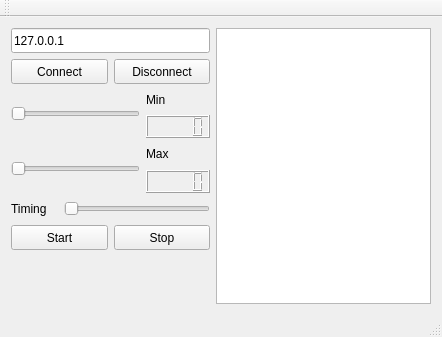
<?xml version="1.0" encoding="UTF-8"?>
<ui version="4.0">
 <class>MainWindow</class>
 <widget class="QMainWindow" name="MainWindow">
  <property name="geometry">
   <rect>
    <x>0</x>
    <y>0</y>
    <width>442</width>
    <height>337</height>
   </rect>
  </property>
  <property name="minimumSize">
   <size>
    <width>442</width>
    <height>337</height>
   </size>
  </property>
  <property name="windowTitle">
   <string>MainWindow</string>
  </property>
  <widget class="QWidget" name="centralWidget">
   <layout class="QGridLayout" name="gridLayout">
    <item row="0" column="0">
     <layout class="QVBoxLayout" name="verticalLayout_3">
      <item>
       <widget class="QLineEdit" name="lineEdit">
        <property name="minimumSize">
         <size>
          <width>199</width>
          <height>25</height>
         </size>
        </property>
        <property name="text">
         <string>127.0.0.1</string>
        </property>
       </widget>
      </item>
      <item>
       <layout class="QHBoxLayout" name="horizontalLayout">
        <item>
         <widget class="QPushButton" name="connect">
          <property name="minimumSize">
           <size>
            <width>96</width>
            <height>25</height>
           </size>
          </property>
          <property name="text">
           <string>Connect</string>
          </property>
         </widget>
        </item>
        <item>
         <widget class="QPushButton" name="disconnect">
          <property name="minimumSize">
           <size>
            <width>95</width>
            <height>25</height>
           </size>
          </property>
          <property name="text">
           <string>Disconnect</string>
          </property>
         </widget>
        </item>
       </layout>
      </item>
      <item>
       <layout class="QHBoxLayout" name="horizontalLayout_2">
        <item>
         <widget class="QSlider" name="min">
          <property name="minimumSize">
           <size>
            <width>125</width>
            <height>15</height>
           </size>
          </property>
          <property name="orientation">
           <enum>Qt::Horizontal</enum>
          </property>
         </widget>
        </item>
        <item>
         <layout class="QVBoxLayout" name="verticalLayout">
          <item>
           <widget class="QLabel" name="label">
            <property name="minimumSize">
             <size>
              <width>64</width>
              <height>17</height>
             </size>
            </property>
            <property name="text">
             <string>Min</string>
            </property>
           </widget>
          </item>
          <item>
           <widget class="QLCDNumber" name="display_max">
            <property name="minimumSize">
             <size>
              <width>64</width>
              <height>23</height>
             </size>
            </property>
           </widget>
          </item>
         </layout>
        </item>
       </layout>
      </item>
      <item>
       <layout class="QHBoxLayout" name="horizontalLayout_3">
        <item>
         <widget class="QSlider" name="max">
          <property name="minimumSize">
           <size>
            <width>125</width>
            <height>15</height>
           </size>
          </property>
          <property name="orientation">
           <enum>Qt::Horizontal</enum>
          </property>
         </widget>
        </item>
        <item>
         <layout class="QVBoxLayout" name="verticalLayout_2">
          <item>
           <widget class="QLabel" name="label_2">
            <property name="minimumSize">
             <size>
              <width>64</width>
              <height>17</height>
             </size>
            </property>
            <property name="text">
             <string>Max</string>
            </property>
           </widget>
          </item>
          <item>
           <widget class="QLCDNumber" name="display_min">
            <property name="minimumSize">
             <size>
              <width>64</width>
              <height>23</height>
             </size>
            </property>
           </widget>
          </item>
         </layout>
        </item>
       </layout>
      </item>
      <item>
       <layout class="QHBoxLayout" name="horizontalLayout_4">
        <item>
         <widget class="QLabel" name="label_3">
          <property name="minimumSize">
           <size>
            <width>47</width>
            <height>20</height>
           </size>
          </property>
          <property name="text">
           <string>Timing</string>
          </property>
         </widget>
        </item>
        <item>
         <widget class="QSlider" name="time">
          <property name="minimumSize">
           <size>
            <width>144</width>
            <height>15</height>
           </size>
          </property>
          <property name="orientation">
           <enum>Qt::Horizontal</enum>
          </property>
         </widget>
        </item>
       </layout>
      </item>
      <item>
       <layout class="QHBoxLayout" name="horizontalLayout_5">
        <item>
         <widget class="QPushButton" name="start">
          <property name="minimumSize">
           <size>
            <width>96</width>
            <height>25</height>
           </size>
          </property>
          <property name="text">
           <string>Start</string>
          </property>
         </widget>
        </item>
        <item>
         <widget class="QPushButton" name="stop">
          <property name="minimumSize">
           <size>
            <width>95</width>
            <height>25</height>
           </size>
          </property>
          <property name="text">
           <string>Stop</string>
          </property>
         </widget>
        </item>
       </layout>
      </item>
      <item>
       <layout class="QHBoxLayout" name="horizontalLayout_6">
        <item>
         <widget class="QLabel" name="label_4">
          <property name="text">
           <string/>
          </property>
         </widget>
        </item>
        <item>
         <widget class="QLabel" name="label_5">
          <property name="text">
           <string/>
          </property>
         </widget>
        </item>
       </layout>
      </item>
     </layout>
    </item>
    <item row="0" column="1">
     <widget class="QTextBrowser" name="textBrowser"/>
    </item>
   </layout>
  </widget>
  <widget class="QMenuBar" name="menuBar">
   <property name="geometry">
    <rect>
     <x>0</x>
     <y>0</y>
     <width>442</width>
     <height>22</height>
    </rect>
   </property>
  </widget>
  <widget class="QToolBar" name="mainToolBar">
   <attribute name="toolBarArea">
    <enum>TopToolBarArea</enum>
   </attribute>
   <attribute name="toolBarBreak">
    <bool>false</bool>
   </attribute>
  </widget>
  <widget class="QStatusBar" name="statusBar"/>
 </widget>
 <layoutdefault spacing="6" margin="11"/>
 <resources/>
 <connections/>
</ui>
